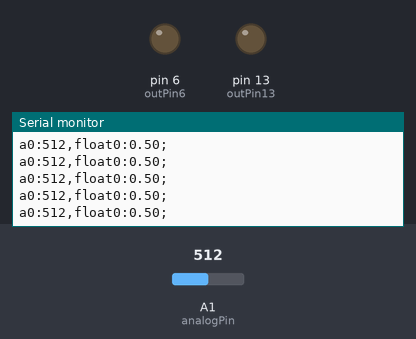
Recording of a sketch running on a simulated Arduino Uno, built with avr-gcc and run on an emulated ATmega328P. On the bench: output pins drawn as LEDs (lit = HIGH), the last lines printed to the serial monitor. The test bench sets the inputs (shaded band); at power-on: A1 (analogPin) = 512.

Above: at 1.2 s.
1.3 s: A1 (analogPin) set to 110
At 1.8 s:
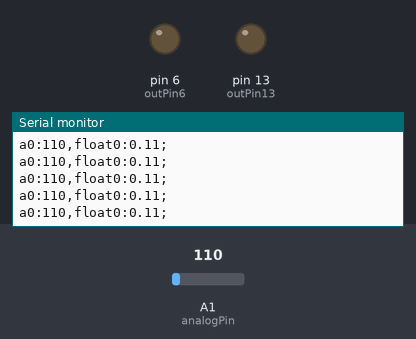
4.3 s: A1 (analogPin) set to 95
At 5.1 s:
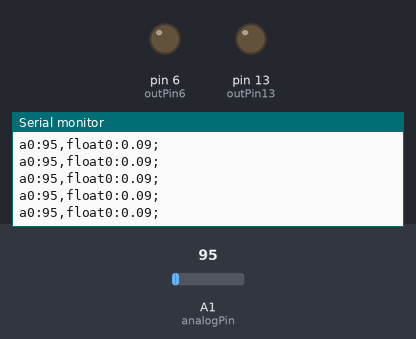
Timing chart, 0 to 7.3 s (numbered marks = the images above; inputs shaded):
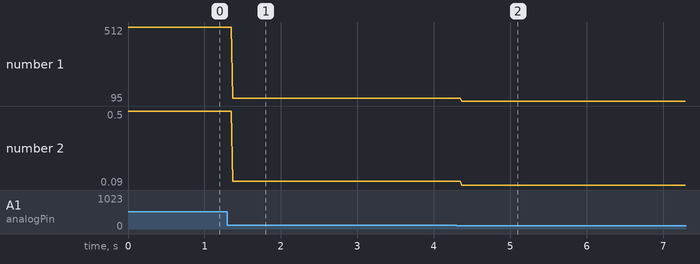

Measured:
- after the input at 1.3 s, the serial monitor: prints a new line after 0.07 s (image 1)
- after the input at 4.3 s, the serial monitor: prints a new line after 0.07 s (image 2)
- plotted number 1: 512 → 110 after the input at 1.3 s, 110 → 95 after the input at 4.3 s
- plotted number 2: 0.5 → 0.11 after the input at 1.3 s, 0.11 → 0.09 after the input at 4.3 s

The sketch:

PDM_SerialCom_Arduino.ino
```cpp
#include "PDMSerial.h"

PDMSerial pdm;

const int analogPin = A1;


const int outPin6 = 6;
const int outPin13 = 13;

int sensorValue = 0;
int sensorTransmitValue = 0;


void setup() {
  pinMode(analogPin, INPUT);

  pinMode(outPin6, OUTPUT);
  pinMode(outPin13, OUTPUT);

  Serial.begin(9600);

}

void loop() {
  sensorValue = analogRead(analogPin);
  float sensorFloatValue = sensorValue/1023.0;

  pdm.transmitSensor("a0", sensorValue);
  pdm.transmitSensor("float0", sensorFloatValue);
  pdm.transmitSensor("end");

  boolean newData = pdm.checkSerial();

  if(newData) {
    if(pdm.getName().equals(String("led6"))) {
      digitalWrite(outPin6, pdm.getValue());
    }
    if(pdm.getName().equals(String("led13"))) {
      digitalWrite(outPin13, pdm.getValue());
    }
  }

}
```

PDMSerial.cpp
```cpp
/*
  PDMSerial.cpp - DDEM Library for transmit/receive with p5
  Created by Jesse Allisln 2019
*/

#include "Arduino.h"
#include "PDMSerial.h"

PDMSerial::PDMSerial()
{
  _startingTransmit = true;
  _name = "default";
  _value = 0;
}

String PDMSerial::getName() {
  return _name;
}

int PDMSerial::getValue() {
  return _value;
}

boolean PDMSerial::checkSerial() {
     // Receiving transmissions – cool.
  if (Serial.available() > 0) {
    // read the oldest byte in the serial buffer
    String data = String(Serial.readStringUntil(','));
    if(data!= "\n") {
      // Serial.write(("\nrx:" + data).c_str());

      int sep = data.indexOf(":");
      if(sep != -1) {

        // Serial.write(sep);
        // Serial.write(("\nindex:" + String(sep)).c_str());
        _name = data.substring(0,sep);
        // Serial.write(("\nname:" + _name).c_str());
        _value = data.substring(sep+1).toInt();
        // Serial.write(("\nvalue:" + String(value)).c_str());
        if(_name && _value >= 0) {
            // new data was received!
          return true;
        }
      }
    }
  }
    return false; // no new data or the data wasn't good.
}

// **********************************************
// ********* LSU DDEM Data Transmission *********
// **********************************************
//
// Transmit as many sensors as you like then send end before looping.
// transmitSensor(string name, int/float value);
  // transmitSensor("a0", sensorValue);
  // transmitSensor("float0", sensorFloatValue);
  // transmitSensor("b7", buttonState);
  // transmitSensor("end");

void PDMSerial::transmitSensor(String name, int value) {
  if (name == "end") {
      Serial.write(";\n");
      _startingTransmit = true;
  } else {
          // Only put a comma on after the first transmitted data.
      if(_startingTransmit) {
        _startingTransmit = false;
      } else {
        Serial.write(",");
      }

        // Prep the data
    String xmitData = name + ":" + String(value);
      // Transmission to the computer
    Serial.write(xmitData.c_str());
  }
}

void PDMSerial::transmitSensor(String name, float value) {
  if (name == "end") {
      Serial.write(";\n");
      _startingTransmit = true;
  } else {
          // Only put a comma on after the first transmitted data.
      if(_startingTransmit) {
        _startingTransmit = false;
      } else {
        Serial.write(",");
      }

        // Prep the data
    String xmitData = name + ":" + String(value);
      // Transmission to the computer
    Serial.write(xmitData.c_str());
  }
}

void PDMSerial::transmitSensor(String name) {
  if (name == "end") {
      Serial.write(";\n");
      _startingTransmit = true;
  } else {
        // Prep the data
    String xmitData = name + "\n";
      // Transmission to the computer
    Serial.write(xmitData.c_str());
  }
}
```

PDMSerial.h
```cpp
/*
  PDMSerial.h - Library for Transmitting to/from p5.
  Created by Jesse Allison 2019
*/
#ifndef PDMSerial_h
#define PDMSerial_h

#include "Arduino.h"

class PDMSerial
{
  public:
    PDMSerial();
    boolean checkSerial();
    void transmitSensor(String name, int value);
    void transmitSensor(String name, float value);
    void transmitSensor(String name);
    String getName();
    int getValue();

  private:
    boolean _startingTransmit;
    String _name;
    int _value;
};

#endif
```
